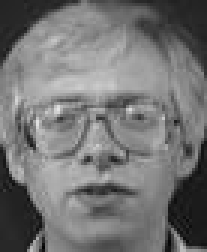
#> input picture faces_jpg/020.jpg, 69 x 84 px, found by its file name (shown 3 times larger); its folder holds only this picture in this run
$ python pca.py   (older library calls are emulated)
#> lines starting #> are read from the running program, lines starting #| are printed output that depends on the picture
import os
import random
import numpy as np
import scipy.misc as misc
import matplotlib.pyplot as plt
from timeit import default_timer as timer

# note we could have used EVD because A.T A is a symmetric pos def matrix
# from this we could concieve V.T(Sig**2)V and then found U to make the ald much faster

markers = [u'D', u'o',u's',u'^',u'x',u'*',u'p',u'H',u'+',u'.']
colors = ['r','g','b','y','m','c','k','b','k','r']
image_path = "C:\\Users\\niles\\Desktop\hw2\\faces_jpg\\"
file_path = "C:\\Users\\niles\\Desktop\hw2\\princomps.eps"


folder = 'faces_jpg' # the images folder
m = 84*69            # image size
n = 400              # number of images
A = np.zeros((m, n), dtype=np.float64, order='F')

# TODO
# Step 1: Read image files and store them into A
def get_data(Arr):
	for index,file in enumerate(os.listdir(folder)):
		Arr[index] =  misc.imread(image_path + file).reshape(m)
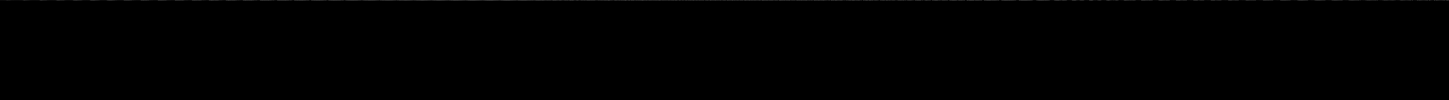
#> Arr: shape (400, 5796) float64 (shown at 1/4 size); min 0, max 227, mean 0.3
	return Arr.T

C = np.zeros((n,m),dtype=np.float64)
A = get_data(C)
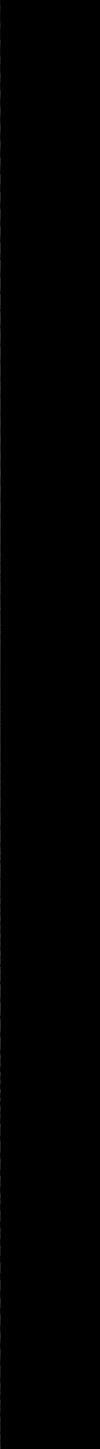
#> A: shape (5796, 400) float64 (shown at 1/4 size); min 0, max 227, mean 0.3
# TODO
# Step 2: Perform PCA on the images
# first calculate mean then subtract from each data point in the col
# our features are in the cols for each image...
# center the data of matrix A making PCA=SVD
means = np.mean(A.T,axis=0).reshape(m,1)
#> means = 5796 values, max 0.568 at index 2503, min 0.0075 at index 5672, mean 0.29
A -= means

# perform the svd function now on the data now
# svd takes the data as cols so we are already good to use it
U, s, V_t = np.linalg.svd(A, full_matrices=False)
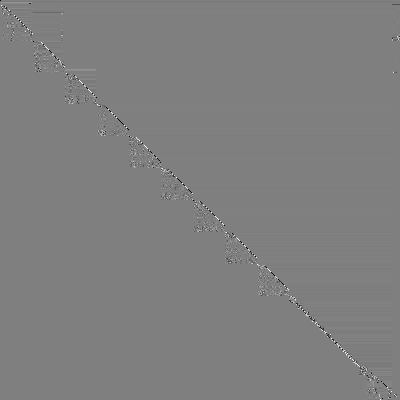
#> V_t: shape (400, 400) float64; min -0.999, max 0.995, mean -0.000125; drawn with min black and max white
#> s = 400 values, max 9505.6 at index 0, min 9.49e-13 at index 2, mean 23.76
PC = V_t.T*s
# could use
# np.dot(np.diag(s),V_t) which would be must slower

# this matrix is now composed of rows that are the principal components
# cols which are data points (in reduced dimension)

# TODO
# Step 3: Generate the first five eigenfaces

for image in xrange(5):
	misc.imsave("u" + str(image+1)+".jpg", U.T[image].reshape([84,69]))
#> this loop made 5 passes
#> pass 1, `misc.imsave("u" + str(image+1)+".jpg", U.T[image].reshape([84,69]))`:
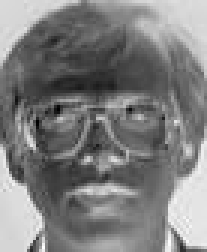
#> saved as u1.jpg: PIL image 69x84 L (shown 3 times larger); min 0, max 255, mean 126.3
#> pass 2, `misc.imsave("u" + str(image+1)+".jpg", U.T[image].reshape([84,69]))`:
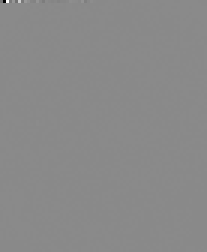
#> saved as u2.jpg: PIL image 69x84 L (shown 3 times larger); min 0, max 255, mean 137.5

# TODO
# Step 4: Randomly pick 10 persons and plot their first two principal components
rand_img = []
# x = []
# y = []
count = 0
while count < 10:
	rand_index = random.randint(0,39) #randint(a,b) chooses x s.t a <= x <= b
	if rand_index not in rand_img:
		rand_img.append(rand_index)
		start = rand_index*10
		end  = 10*(rand_index+1)
		#x.append(PC[0][start:end]) <-- uneeded parts of code.... line 71 works all into one
		#y.append(PC[1][start:end])
		m = markers[count]
		c = colors[count]
		plt.scatter(PC[0][start:end], PC[1][start:end], marker=m, color=c)
		count+=1
#> after the loop, count = 10; rand_img = [24, 26, 2, 16, 32, 31, 25, 19, 30, 22]
plt.xlabel('1st Principal Component')
plt.ylabel('2nd Principal Component')
# check if the file is open and if so delete it
if os.path.isfile(file_path):
	os.remove(file_path)
plt.savefig(file_path, format = 'eps', dpi=1000)
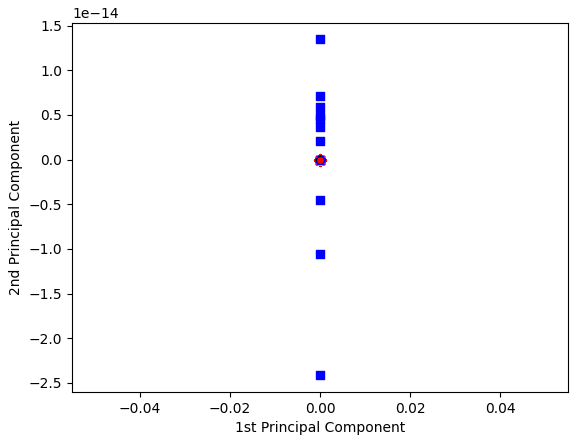
#> figure drawn by matplotlib, 1 panel
plt.show()

$ run again, on faces_jpg/067.jpg
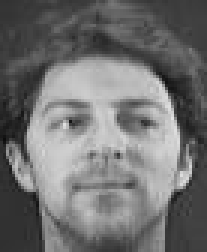
#> input picture faces_jpg/067.jpg, 69 x 84 px, found by its file name (shown 3 times larger)
#> means = 5796 values, max 0.565 at index 2748, min 0.0325 at index 3175, mean 0.282
#> `U, s, V_t = np.linalg.svd(A, full_matrices=False)`:
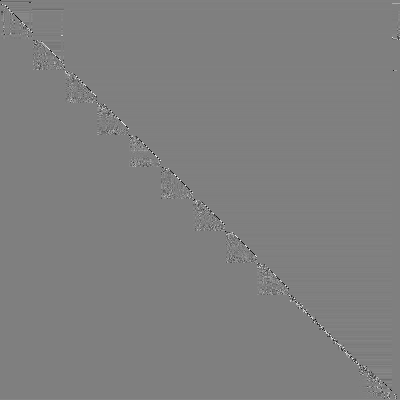
#> V_t: shape (400, 400) float64; min -0.999, max 0.992, mean 0.000125; drawn with min black and max white
#> s = 400 values, max 9504.8 at index 0, min 9.47e-13 at index 399, mean 23.76
#> after the loop `while count < 10:`: count = 10; rand_img = [24, 26, 2, 16, 32, 31, 25, 19, 30, 22]
#> `plt.savefig(file_path, format = 'eps', dpi=1000)`:
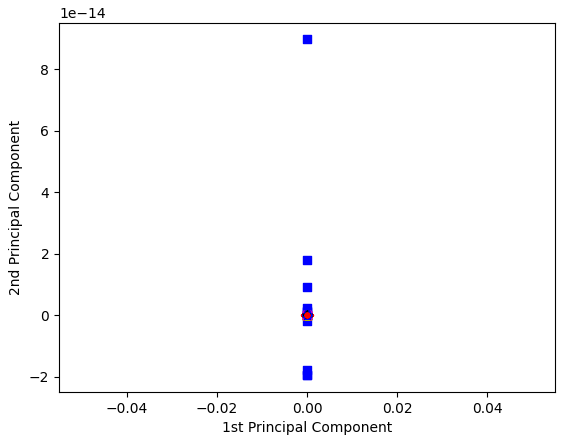
#> figure drawn by matplotlib, 1 panel

$ run again, on faces_jpg/068.jpg
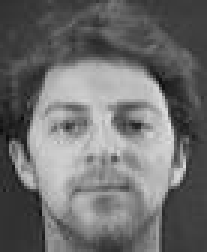
#> input picture faces_jpg/068.jpg, 69 x 84 px, found by its file name (shown 3 times larger)
#> means = 5796 values, max 0.57 at index 2954, min 0.0275 at index 2698, mean 0.274
#> s = 400 values, max 9276.7 at index 0, min 9.26e-13 at index 2, mean 23.19
#> the loop `for image in xrange(5):` made 5 passes
#> pass 1, `misc.imsave("u" + str(image+1)+".jpg", U.T[image].reshape([84,69]))`:
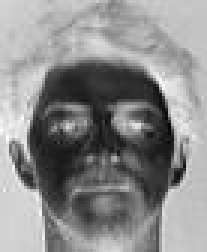
#> saved as u1.jpg: PIL image 69x84 L (shown 3 times larger); min 0, max 255, mean 139.2
#> after the loop `while count < 10:`: count = 10; rand_img = [24, 26, 2, 16, 32, 31, 25, 19, 30, 22]
#> `plt.savefig(file_path, format = 'eps', dpi=1000)`:
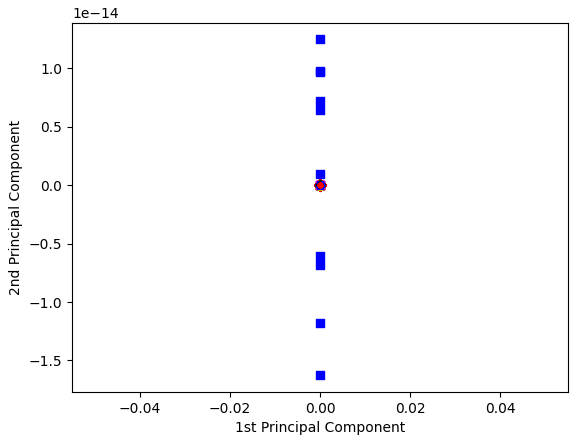
#> figure drawn by matplotlib, 1 panel

$ run again, on faces_jpg/070.jpg
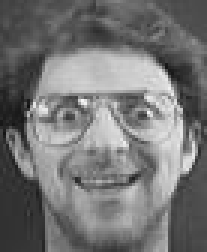
#> input picture faces_jpg/070.jpg, 69 x 84 px, found by its file name (shown 3 times larger)
#> means = 5796 values, max 0.615 at index 2304, min 0.04 at index 2424, mean 0.292
#> `U, s, V_t = np.linalg.svd(A, full_matrices=False)`:
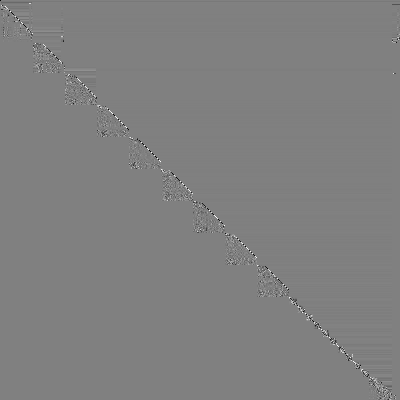
#> V_t: shape (400, 400) float64; min -0.999, max 0.99, mean -0.000125; drawn with min black and max white
#> s = 400 values, max 9677.7 at index 0, min 9.66e-13 at index 2, mean 24.19
#> after the loop `while count < 10:`: count = 10; rand_img = [24, 26, 2, 16, 32, 31, 25, 19, 30, 22]
#> `plt.savefig(file_path, format = 'eps', dpi=1000)`:
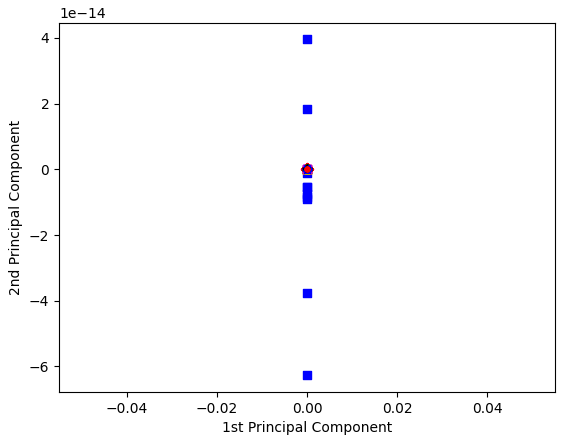
#> figure drawn by matplotlib, 1 panel
